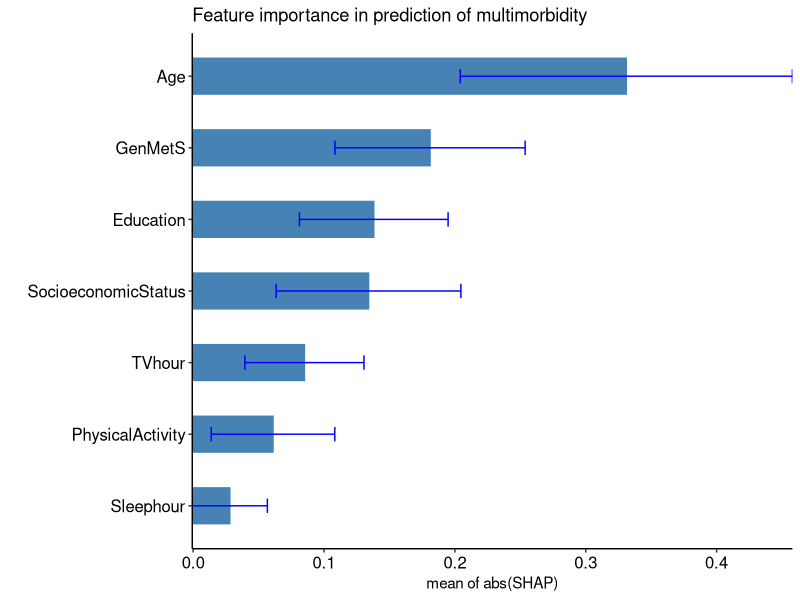
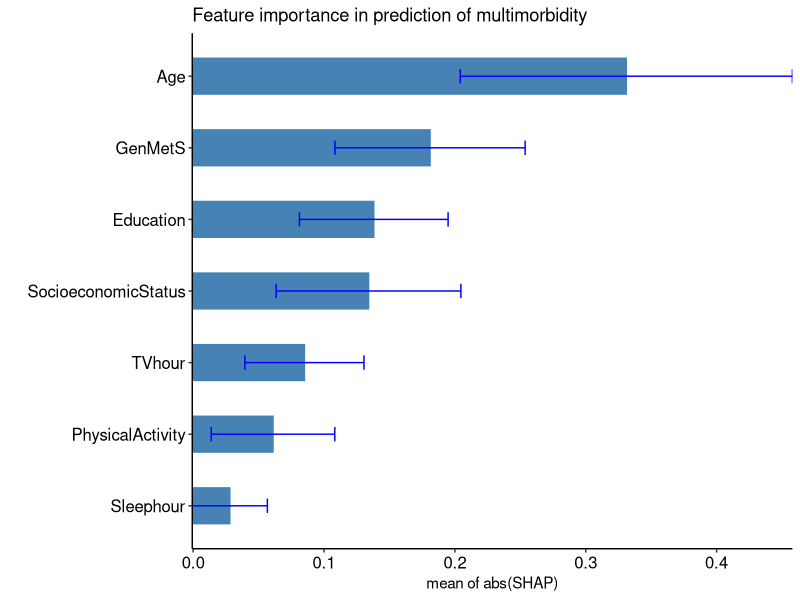

Write the R code that produced these figures, in order.
################################
#Pan Hong
#May 21, 2023
################################


library(dplyr)
library(data.table)
library(ggplot2)

trait="multimorbidity"
feature_importance_fig=paste0(trait, "_M2model_SHAP_feature_importance.tiff")

myresult <- fread("Feature_importance_multimorbidity_m2model.txt") 
idx<-which(myresult$feature== "SocialEconomicalStatus" )
myresult$feature[idx]="SocioeconomicStatus"
idx<-which(myresult$feature== "PredMetS" )
myresult$feature[idx]="GenMetS"


dplot<- myresult
dplot$boxLabels = paste0( dplot$feature)
dplot$mean <- as.numeric(dplot$mean)
dplot$sd <- as.numeric(dplot$sd)
dplot$high <- as.numeric(dplot$mean) 
 

mytitle=paste0("Feature importance in prediction of ", trait)
dplot$mean <- round(dplot$mean, digits=3)


library(ggplot2)
#library(flextable)
library(grid)
library(cowplot)
library(tidyverse)

myresult <- myresult %>% arrange(desc(mean))
mydf <- tibble(features = myresult$feature,
               importance = myresult$mean)


p1<- ggplot(dplot, aes(x=reorder(feature, mean), y=mean, color=feature )) + 
  geom_bar(stat="identity", width=0.5,fill="steelblue",
           color="steelblue", position=position_dodge()) +
  #geom_text(aes(label=mean) hjust=-(dplot$mean+dplot$sd), color="black", size=4)+
  #geom_text(aes(label=mean), hjust=-dplot$high, color="black", size=3.5)+
  geom_errorbar(aes(ymin=mean-sd, ymax=mean + sd), 
                width=.2,position=position_dodge(.9), color="blue") +  
  # Set origin of axes to zero                            
  scale_y_continuous(expand = c(0, 0)) +
  coord_flip() +
  labs(title=mytitle, x="", y = "mean of abs(SHAP)")+
  theme_classic() +
  theme(axis.text = element_text(size=12,color="black")) +
  theme(legend.position="none")

print(p1)

 

ggsave(feature_importance_fig,  
       width =6.2, height = 4.14, units = "in",dpi = 300, compression = "lzw")

 
 
